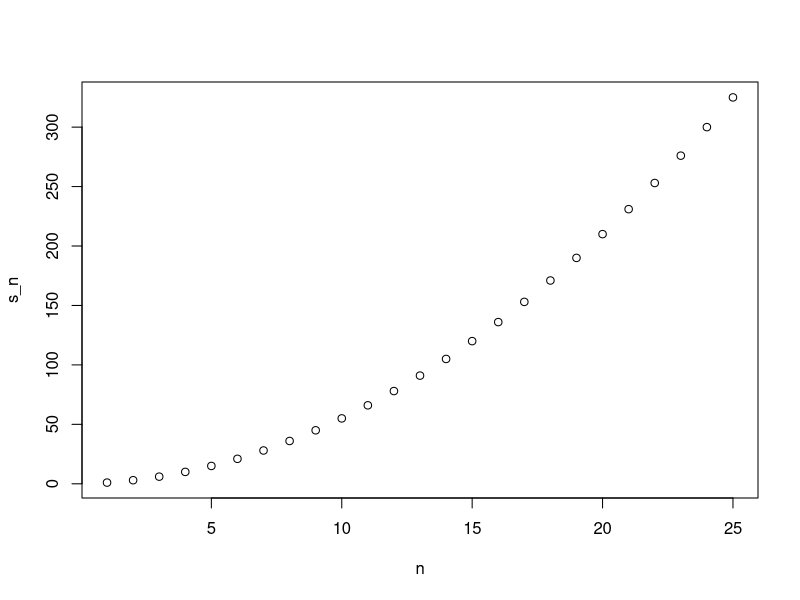
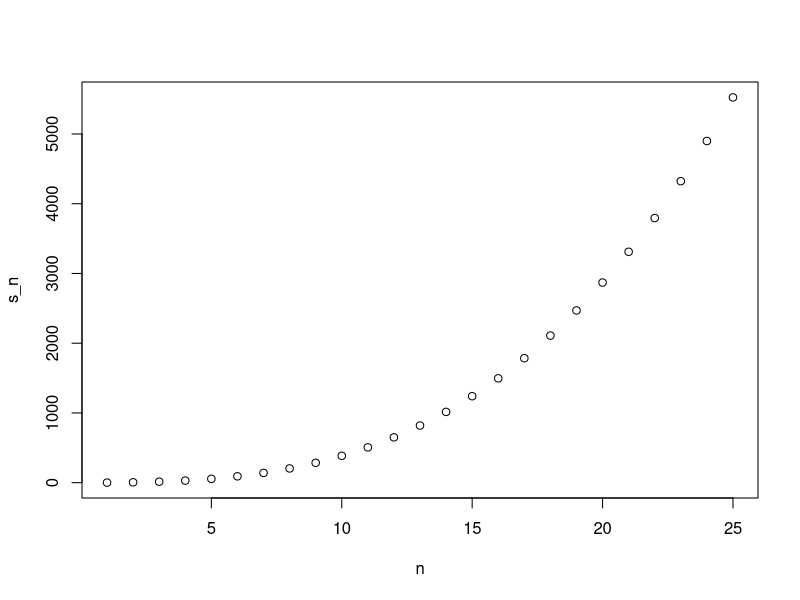

The R script that drew these images, in order:
## ---- chunk 1
a <- 0

if(a!=0){
  print(1/a)
} else{
  print("No reciprocal for 0.")
}
## ---- chunk 2
library(dslabs)
data(murders)
murder_rate <- murders$total / murders$population*100000
## ---- chunk 3
ind <- which.min(murder_rate)

if(murder_rate[ind] < 0.5){
  print(murders$state[ind]) 
} else{
  print("No state has murder rate that low")
}
## ---- chunk 4
if(murder_rate[ind] < 0.25){
  print(murders$state[ind]) 
} else{
  print("No state has a murder rate that low.")
}
## ---- chunk 5
a <- 0
ifelse(a > 0, 1/a, NA)
## ---- chunk 6
a <- c(0, 1, 2, -4, 5)
result <- ifelse(a > 0, 1/a, NA)
## ---- chunk 7
data(na_example)
no_nas <- ifelse(is.na(na_example), 0, na_example) 
sum(is.na(no_nas))
## ---- chunk 8
z <- c(TRUE, TRUE, FALSE)

any(z)

all(z)
## ---- chunk 9
avg <- function(x){
  s <- sum(x)
  n <- length(x)
  s/n
}
## ---- chunk 10
x <- 1:100
identical(mean(x), avg(x))

## ---- chunk 11
s <- 3
avg(1:10)

s
## ---- chunk 12
my_function <- function(VARIABLE_NAME){
  # perform operations on VARIABLE_NAME and calculate VALUE
  VALUE
}
## ---- chunk 13
avg <- function(x, arithmetic = TRUE){
  n <- length(x)
  ifelse(arithmetic, sum(x)/n, prod(x)^(1/n))
}
## ---- chunk 14
#The following objects are masked from ‘package:stats’:

    #filter, lag

#The following objects are masked from ‘package:base’:

    #intersect, setdiff, setequal, union
## ---- chunk 15
search()

## ---- chunk 16
stats::filter
## ---- chunk 17
dplyr::filter

## ---- chunk 18
compute_s_n <- function(n){
  x <- 1:n
  sum(x)
}
## ---- chunk 19
for(i in 1:5){
  print(i)
}
 
## ---- chunk 20
m <- 25
s_n <- vector(length = m) # create an empty vector
for(n in 1:m){
  s_n[n] <- compute_s_n(n)
}
## ---- chunk 21
n <- 1:m
plot(n, s_n)

## ---- chunk 22
x <- 1:10
sqrt(x)

y <- 1:10
x*y
## ---- chunk 23
n <- 1:25
compute_s_n(n)
## ---- chunk 24

x <- 1:10
sapply(x, sqrt)
## ---- chunk 25
n <- 1:25
s_n <- sapply(n, compute_s_n)
## ---- chunk 26
x <- c(1,2,-3,4)

if(all(x>0)){
  print("All Postives")
} else{
  print("Not all positives")
}
## ---- chunk 27
# "Not all positives"

## ---- chunk 28
# D. all(!x)

## ---- chunk 29
new_names <- ifelse(nchar(murders$state)>8, murders$abb, murders$state)

## ---- chunk 30
sum_n <- function(n){
  sum(1:n)
}

sum_n(5000)
## ---- chunk 31
altman_plot <- function(x,y) {
  plot(x+y,y-x)
}
## ---- chunk 32
x <- 3
my_func <- function(y){
  x <- 5
  y+5
}

x
## ---- chunk 33
compute_s_n <- function(n){
  x <- 1:n
  sum(x^2)
}

compute_s_n(10)

## ---- chunk 34
compute_s_n <- function(n){
  x <- 1:n
  sum(x^2)
}

s_n <- vector("numeric", 25)

for(i in 1:25){
  s_n[i] <- compute_s_n(i)
}
## ---- chunk 35
compute_s_n <- function(n){
  x <- 1:n
  sum(x^2)
}
s_n <- vector("numeric", 25)

s_n[n]<-sapply(1:25, compute_s_n)
## ---- chunk 36
compute_s_n <- function(n){
  x <- 1:n
  sum(x^2)
}
s_n <- vector("numeric", 25)

s_n[n]<-purrr::map_dbl(1:25, compute_s_n)
## ---- chunk 37
plot(n,s_n)

## ---- chunk 38
identical(s_n,n*(n+1)*(2*n+1)/6)
